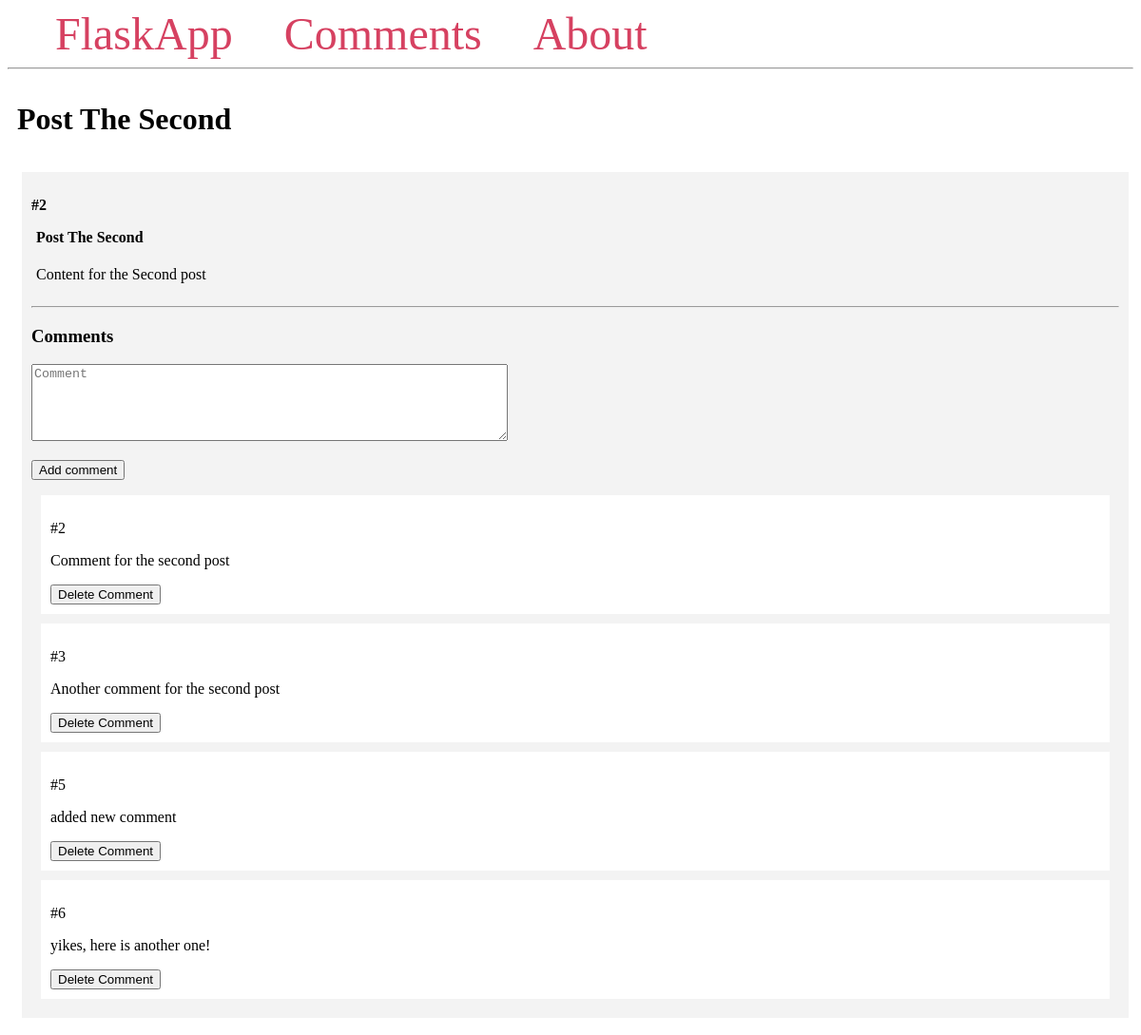
Page /2/ on the committed database.
### app.py (models this page shows, shortened)
class Post(db.Model):
  id = db.Column(db.Integer, primary_key=True)
  title = db.Column(db.String(100))
  content = db.Column(db.Text)
  comments = db.relationship('Comment', backref='post')

class Comment(db.Model):
  id = db.Column(db.Integer, primary_key=True)
  content = db.Column(db.Text)
  post_id = db.Column(db.Integer, db.ForeignKey('post.id'))

### app.py (the view)
@app.route('/<int:post_id>/', methods=('GET', 'POST'))
def post(post_id):
  post = Post.query.get_or_404(post_id)
  if request.method == 'POST':
    comment = Comment(content=request.form['content'], post=post)
    db.session.add(comment)
    db.session.commit()
    return redirect(url_for('post', post_id=post.id))
  return render_template('post.html', post=post)

### templates/post.html
{% extends 'base.html' %}
{% block content %}
  <span class="title"><h1>{% block title %} {{ post.title }}  {% endblock %}</h1></span>
  <div class="content">
    <div class="post">
      <p><b>#{{ post.id }}</b></p>
      <b>
        <p class="title">{{ post.title }}</p>
      </b>
      <div class="content">
        <p>{{ post.content }}</p>
      </div>
      <hr>
      <h3>Comments</h3>
      <form method="post">
        <p>
        <textarea name="content"
                  placeholder="Comment"
                  cols="60"
                  rows="5"></textarea>
        </p>
        <p>
          <button type="submit">Add comment</button>
        </p>
      </form>
      {% for comment in post.comments %}
        <div class="comment">
          <p>#{{ comment.id }}</p>
          <p>{{ comment.content }}</p>
          <form method="POST"
                action="{{ url_for('delete_comment',
                                    comment_id=comment.id) }}">
            <input type="submit" value="Delete Comment"
                   onclick="return confirm('Are you sure you want to delete this entry?')">
          </form>
        </div>
      {% endfor %}
    </div>
  </div>
{% endblock %}

### templates/base.html (style rules this page uses)
.title { margin: 5px; }
.content { margin: 5px; width: 100%; display: flex; flex-direction: row; flex-wrap: wrap; }
.comment { padding: 10px; margin: 10px; background-color: #fff; }
.post { flex: 20%; padding: 10px; margin: 5px; background-color: #f3f3f3; inline-size: 100%; }

### rows in the picture
Post: title "Post The Second", id "2", content "Content for the Second post"
Comment: id "2", content "Comment for the second post"
Comment: id "3", content "Another comment for the second post"
Comment: id "5", content "added new comment"
Comment: id "6", content "yikes, here is another one!"
